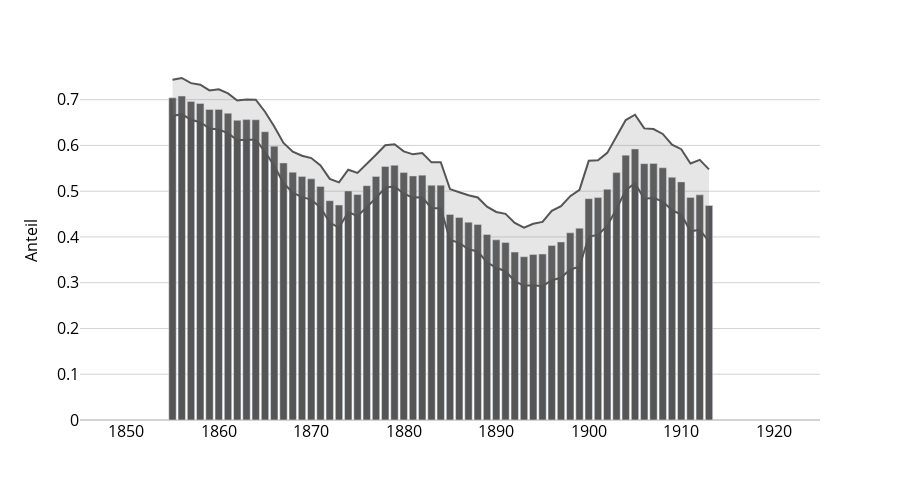

The notebook cell this image was saved under:
### Markdown cell above
## Anteil Balladen (mit Glättung und Konfidenzintervall)

### Code cell
meta_plot = ts.copy()
meta_plot = meta_plot.rename(columns={
    'ballade_share_smoothed' : 'Balladen', 
    'noballade_share_smoothed' : 'Nicht-Balladen'
})

fig = px.bar(
    meta_plot,
    y = ['Balladen', 
         # 'Nicht-Balladen'
        ],
    labels = {'year' : '', 'variable' : '', 'value' : 'Anteil'}
)

confint_columns = [
    ['ballade_share_smoothed_low', 'ballade_share_smoothed_high'],
]

# confint
for i, confint_column in enumerate(confint_columns):
    fig.add_trace(
        go.Scatter(
            x=meta_plot.index.tolist(),
            y=ts[confint_column[0]].tolist(),
            mode='lines',
            line=dict(width=2, color='black'),
            showlegend=False
        ))
    fig.add_trace(
        go.Scatter(
            x=meta_plot.index.tolist(),
            y=ts[confint_column[1]].tolist(),
            line=dict(width=2, color='black'),
            mode='lines',
            fillcolor="rgba(128,128,128,0.2)",
            fill='tonexty',
            showlegend=False
        )
    )

fig.update_layout(
    width=900, height=500,
    xaxis=dict(tickfont=dict(size=16), titlefont=dict(size=16)),
    yaxis=dict(tickfont=dict(size=16), titlefont=dict(size=16)),
    legend=dict(font = dict(size = 16)),
    showlegend = False,
    xaxis_range = [1845, 1925],
)
fig = update_fig_for_publication(fig, make_grey=True)
fig.write_image(f"plots/8.2 Anteil Balladen (mit Glättung und Konfidenzintervall).pdf")
fig.show()

### Figure 1 — Plotly figure (JSON) as saved in the notebook; plotly's stock layout.template omitted (floating-point values rounded to 4 significant figures)
{"data": [{"alignmentgroup": "True", "hovertemplate": "=%{x}<br>Anteil=%{y}<extra></extra>", "legendgroup": "Balladen", "marker": {"color": "#555555", "pattern": {"shape": ""}}, "name": "Balladen", "offsetgroup": "Balladen", "orientation": "v", "showlegend": true, "textposition": "auto", "type": "bar", "x": [1850, 1851, 1852, 1853, 1854, 1855, 1856, 1857, 1858, 1859, 1860, 1861, 1862, 1863, 1864, 1865, 1866, 1867, 1868, 1869, 1870, 1871, 1872, 1873, 1874, 1875, 1876, 1877, 1878, 1879, 1880, 1881, 1882, 1883, 1884, 1885, 1886, 1887, 1888, 1889, 1890, 1891, 1892, 1893, 1894, 1895, 1896, 1897, 1898, 1899, 1900, 1901, 1902, 1903, 1904, 1905, 1906, 1907, 1908, 1909, 1910, 1911, 1912, 1913, 1914, 1915, 1916, 1917, 1918], "xaxis": "x", "y": [null, null, null, null, null, 0.704, 0.7078, 0.6961, 0.6916, 0.6786, 0.6787, 0.6702, 0.6547, 0.6564, 0.6561, 0.6299, 0.5983, 0.5617, 0.5414, 0.5322, 0.527, 0.5102, 0.4792, 0.4696, 0.5006, 0.4927, 0.512, 0.5324, 0.554, 0.5566, 0.5407, 0.5332, 0.5351, 0.5129, 0.513, 0.4491, 0.4424, 0.4321, 0.4272, 0.4053, 0.3936, 0.3878, 0.3669, 0.3568, 0.3616, 0.3627, 0.3811, 0.3891, 0.409, 0.419, 0.4836, 0.486, 0.504, 0.5406, 0.5788, 0.5922, 0.5601, 0.5606, 0.5512, 0.5302, 0.5203, 0.4864, 0.492, 0.4689, null, null, null, null, null], "yaxis": "y"}, {"line": {"color": "#555555", "width": 2}, "marker": {"color": "#555555"}, "mode": "lines", "showlegend": false, "type": "scatter", "x": [1850, 1851, 1852, 1853, 1854, 1855, 1856, 1857, 1858, 1859, 1860, 1861, 1862, 1863, 1864, 1865, 1866, 1867, 1868, 1869, 1870, 1871, 1872, 1873, 1874, 1875, 1876, 1877, 1878, 1879, 1880, 1881, 1882, 1883, 1884, 1885, 1886, 1887, 1888, 1889, 1890, 1891, 1892, 1893, 1894, 1895, 1896, 1897, 1898, 1899, 1900, 1901, 1902, 1903, 1904, 1905, 1906, 1907, 1908, 1909, 1910, 1911, 1912, 1913, 1914, 1915, 1916, 1917, 1918], "y": [null, null, null, null, null, 0.6643, 0.6683, 0.6561, 0.6506, 0.6369, 0.635, 0.6267, 0.6113, 0.6124, 0.6123, 0.5863, 0.5552, 0.5178, 0.4966, 0.487, 0.4816, 0.4642, 0.4314, 0.4201, 0.4543, 0.4454, 0.4652, 0.4851, 0.5078, 0.5107, 0.4945, 0.486, 0.4866, 0.4627, 0.4625, 0.3935, 0.3872, 0.3731, 0.3682, 0.3446, 0.3327, 0.3252, 0.3033, 0.2933, 0.2944, 0.2924, 0.3054, 0.3108, 0.3289, 0.3348, 0.401, 0.4045, 0.4244, 0.4613, 0.5021, 0.5173, 0.4831, 0.4854, 0.4774, 0.4587, 0.4488, 0.4123, 0.4155, 0.3901, null, null, null, null, null]}, {"fill": "tonexty", "fillcolor": "rgba(128,128,128,0.2)", "line": {"color": "#555555", "width": 2}, "marker": {"color": "#555555"}, "mode": "lines", "showlegend": false, "type": "scatter", "x": [1850, 1851, 1852, 1853, 1854, 1855, 1856, 1857, 1858, 1859, 1860, 1861, 1862, 1863, 1864, 1865, 1866, 1867, 1868, 1869, 1870, 1871, 1872, 1873, 1874, 1875, 1876, 1877, 1878, 1879, 1880, 1881, 1882, 1883, 1884, 1885, 1886, 1887, 1888, 1889, 1890, 1891, 1892, 1893, 1894, 1895, 1896, 1897, 1898, 1899, 1900, 1901, 1902, 1903, 1904, 1905, 1906, 1907, 1908, 1909, 1910, 1911, 1912, 1913, 1914, 1915, 1916, 1917, 1918], "y": [null, null, null, null, null, 0.7437, 0.7473, 0.7361, 0.7326, 0.7203, 0.7225, 0.7137, 0.6982, 0.7005, 0.7, 0.6736, 0.6414, 0.6056, 0.5862, 0.5774, 0.5724, 0.5563, 0.527, 0.5192, 0.5469, 0.54, 0.5589, 0.5796, 0.6003, 0.6025, 0.587, 0.5805, 0.5835, 0.563, 0.5635, 0.5046, 0.4977, 0.4911, 0.4862, 0.4661, 0.4545, 0.4505, 0.4305, 0.4203, 0.4287, 0.4329, 0.4569, 0.4675, 0.4891, 0.5031, 0.5663, 0.5675, 0.5837, 0.6198, 0.6555, 0.6671, 0.6372, 0.6357, 0.6251, 0.6018, 0.5917, 0.5605, 0.5685, 0.5477, null, null, null, null, null]}], "layout": {"barmode": "relative", "font": {"color": "black"}, "height": 500, "legend": {"bordercolor": "black", "borderwidth": 1, "font": {"size": 16}, "title": {"text": ""}, "tracegroupgap": 0}, "margin": {"t": 60}, "paper_bgcolor": "white", "plot_bgcolor": "white", "showlegend": false, "width": 900, "xaxis": {"anchor": "y", "color": "black", "domain": [0, 1], "gridcolor": "white", "range": [1845, 1925], "showgrid": false, "tickfont": {"size": 16}, "title": {"font": {"size": 16}, "text": ""}, "type": "linear"}, "yaxis": {"anchor": "x", "autorange": true, "color": "black", "domain": [0, 1], "gridcolor": "lightgray", "range": [0, 0.7867], "tickfont": {"size": 16}, "title": {"font": {"size": 16}, "text": "Anteil"}, "type": "linear", "zerolinecolor": "lightgray"}}}
